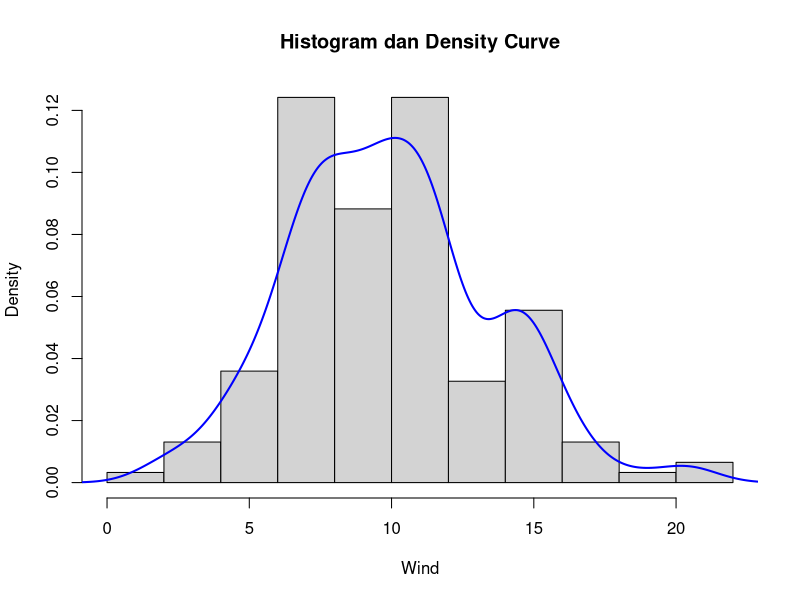
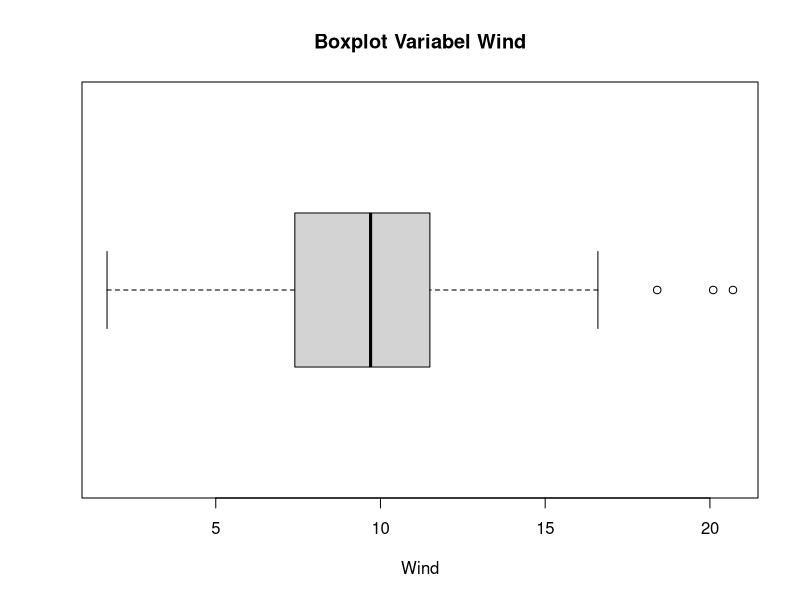
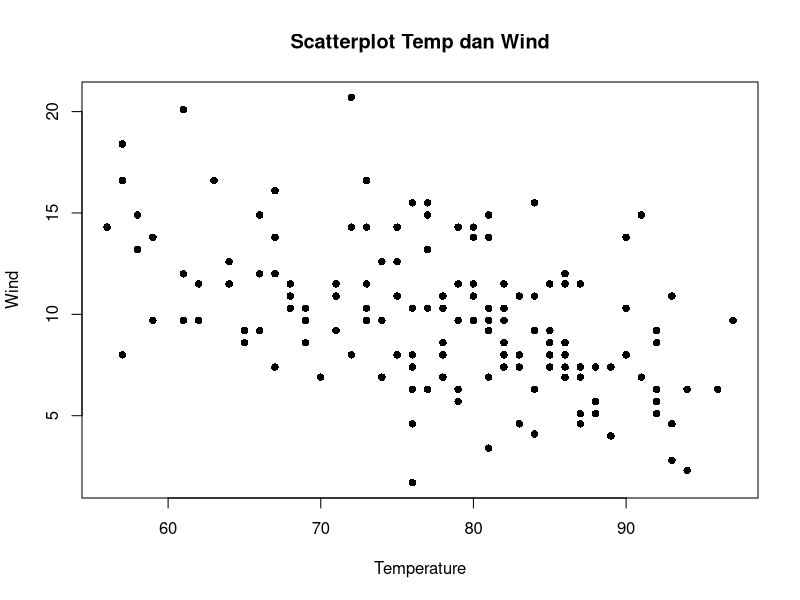

R code for these plots, in order:
#Nama: Fitri Nur Azizah
#Kelas: 3A
#NIM: 3338250002

#1, Masukkan data airquality
library(dplyr)
data(airquality)
airquality

# 2. Histogram Variabel Wind dan Density
# Menghitung estimasi kepadatan
dens <- density(airquality$Wind, na.rm = TRUE)
# Membuat Histogram
hist(airquality$Wind,
     probability = TRUE,
     breaks = 10,
     xlab = "Wind",
     main = "Histogram dan Density Curve")
# Menambahkan garis kepadatan
lines(dens, col = "blue", lwd = 2)

# 3. Boxplot dan Stem and Leaf
# Membuat Boxplot variabel wind
boxplot(airquality$Wind,
        horizontal = TRUE,
        main = "Boxplot Variabel Wind",
        xlab = "Wind")
# Membuat steam and leaf variabel wind
stem(airquality$Wind)

# 4. Scatter Plot
# Membuat Scatter plot Temperature dan Wind
plot(airquality$Temp, airquality$Wind,
     pch = 16,
     main = "Scatterplot Temp dan Wind",
     xlab = "Temperature",
     ylab = "Wind")
